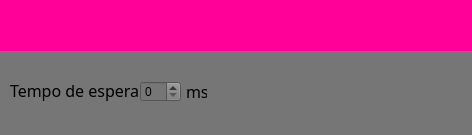
<?xml version="1.0" encoding="UTF-8"?>
<ui version="4.0">
 <class>Form</class>
 <widget class="QWidget" name="Form">
  <property name="geometry">
   <rect>
    <x>0</x>
    <y>0</y>
    <width>472</width>
    <height>135</height>
   </rect>
  </property>
  <property name="minimumSize">
   <size>
    <width>472</width>
    <height>135</height>
   </size>
  </property>
  <property name="maximumSize">
   <size>
    <width>472</width>
    <height>135</height>
   </size>
  </property>
  <property name="windowTitle">
   <string>Configuração</string>
  </property>
  <layout class="QVBoxLayout" name="verticalLayout">
   <property name="spacing">
    <number>0</number>
   </property>
   <property name="leftMargin">
    <number>0</number>
   </property>
   <property name="topMargin">
    <number>0</number>
   </property>
   <property name="rightMargin">
    <number>0</number>
   </property>
   <property name="bottomMargin">
    <number>0</number>
   </property>
   <item>
    <widget class="QFrame" name="frame">
     <property name="styleSheet">
      <string notr="true">background-color: rgb(118, 118, 118);</string>
     </property>
     <property name="frameShape">
      <enum>QFrame::NoFrame</enum>
     </property>
     <property name="frameShadow">
      <enum>QFrame::Raised</enum>
     </property>
     <widget class="QFrame" name="frame_2">
      <property name="geometry">
       <rect>
        <x>0</x>
        <y>0</y>
        <width>581</width>
        <height>51</height>
       </rect>
      </property>
      <property name="styleSheet">
       <string notr="true">background-color: rgb(255, 0, 153);</string>
      </property>
      <property name="frameShape">
       <enum>QFrame::NoFrame</enum>
      </property>
      <property name="frameShadow">
       <enum>QFrame::Raised</enum>
      </property>
      <widget class="QLabel" name="label">
       <property name="geometry">
        <rect>
         <x>140</x>
         <y>-50</y>
         <width>211</width>
         <height>171</height>
        </rect>
       </property>
       <property name="text">
        <string/>
       </property>
       <property name="pixmap">
        <pixmap resource="../images/config_tela.qrc">:/config/config.png</pixmap>
       </property>
       <property name="scaledContents">
        <bool>true</bool>
       </property>
      </widget>
     </widget>
     <widget class="QLabel" name="Doc_2">
      <property name="geometry">
       <rect>
        <x>10</x>
        <y>80</y>
        <width>131</width>
        <height>21</height>
       </rect>
      </property>
      <property name="font">
       <font>
        <family>OMEGLE</family>
        <pointsize>12</pointsize>
       </font>
      </property>
      <property name="text">
       <string>Tempo de espera</string>
      </property>
     </widget>
     <widget class="QSpinBox" name="tempo_sleep">
      <property name="geometry">
       <rect>
        <x>140</x>
        <y>81</y>
        <width>41</width>
        <height>21</height>
       </rect>
      </property>
     </widget>
     <widget class="QLabel" name="Doc_3">
      <property name="geometry">
       <rect>
        <x>186</x>
        <y>81</y>
        <width>21</width>
        <height>21</height>
       </rect>
      </property>
      <property name="font">
       <font>
        <family>OMEGLE</family>
        <pointsize>12</pointsize>
       </font>
      </property>
      <property name="text">
       <string>ms</string>
      </property>
     </widget>
    </widget>
   </item>
  </layout>
 </widget>
 <resources>
  <include location="../images/config_tela.qrc"/>
  <include location="../../../../../../python39/Lib/site-packages/qt5_applications/Qt/images/config_tela.qrc"/>
 </resources>
 <connections/>
</ui>
